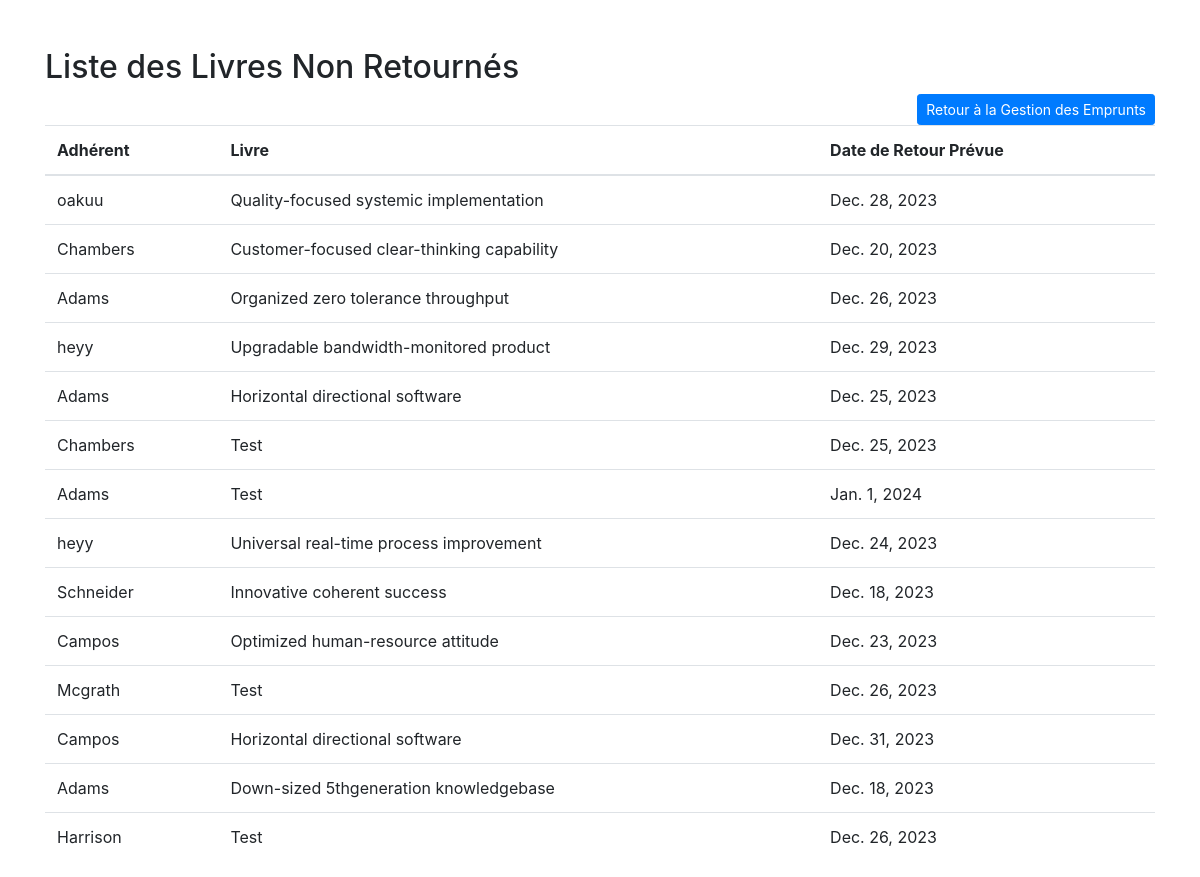
Screenshot of /bibliotheque/liste_livres_non_retournes/ with the database file from the repository.
### bibliotheque/models.py (models this page shows, shortened)
class Emprunt(models.Model):
    adherent = models.ForeignKey(Adherent, on_delete=models.CASCADE)
    livre = models.ForeignKey(Livre, on_delete=models.CASCADE)
    date_emprunt = models.DateField(auto_now_add=True)
    date_retour_prevue = models.DateField()

class Adherent(models.Model):
    code_adh = models.AutoField(primary_key=True)
    nom_adh = models.CharField(max_length=100)
    nbr_emprunts_adh = models.IntegerField(default=0)

class Livre(models.Model):
    code_livre = models.AutoField(primary_key=True)
    titre_livre = models.CharField(max_length=100)
    nbre_pages = models.IntegerField()
    exemplaires_disponibles = models.IntegerField(default=0)
    code_auteur = models.ForeignKey(Auteur, on_delete=models.CASCADE)

### bibliotheque/views.py (the view)
# urls.py: path('liste_livres_non_retournes/', liste_livres_non_retournes, name='liste_livres_non_retournes'),
def liste_livres_non_retournes(request):
    date_actuelle = datetime.now().date()
    livres_non_retournes = Emprunt.objects.filter(date_retour_prevue__lt=date_actuelle)
    return render(request, 'emprunts/liste_livres_non_retournes.html', {'livres_non_retournes': livres_non_retournes})

### templates/emprunts/liste_livres_non_retournes.html (shortened to what this page needs)
<!DOCTYPE html>
<html lang="en">
<head>
    <link rel="stylesheet" href="https://stackpath.bootstrapcdn.com/bootstrap/4.5.2/css/bootstrap.min.css">
</head>
<body>
<div class="container mt-5">
    <h2>Liste des Livres Non Retournés</h2>
    <a href="{% url 'gestion_emprunts' %}" class="btn btn-primary btn-sm float-right">Retour à la Gestion des Emprunts</a>
    <table class="table">
        <thead>
            <tr>
                <th>Adhérent</th>
                <th>Livre</th>
                <th>Date de Retour Prévue</th>
            </tr>
        </thead>
        <tbody>
            {% for non_retour in livres_non_retournes %}
                <tr>
                    <td>{{ non_retour.adherent.nom_adh }}</td>
                    <td>{{ non_retour.livre.titre_livre }}</td>
                    <td>{{ non_retour.date_retour_prevue }}</td>
                </tr>
            {% endfor %}
        </tbody>
    </table>
</div>
</body>
</html>

### rows the page displays
Emprunt: adherent.nom_adh "oakuu", livre.titre_livre "Quality-focused systemic implementation", date_retour_prevue "Dec. 28, 2023"
Emprunt: adherent.nom_adh "Chambers", livre.titre_livre "Customer-focused clear-thinking capability", date_retour_prevue "Dec. 20, 2023"
Emprunt: adherent.nom_adh "Adams", livre.titre_livre "Organized zero tolerance throughput", date_retour_prevue "Dec. 26, 2023"
Emprunt: adherent.nom_adh "heyy", livre.titre_livre "Upgradable bandwidth-monitored product", date_retour_prevue "Dec. 29, 2023"
Emprunt: adherent.nom_adh "Adams", livre.titre_livre "Horizontal directional software", date_retour_prevue "Dec. 25, 2023"
Emprunt: adherent.nom_adh "Chambers", livre.titre_livre "Test", date_retour_prevue "Dec. 25, 2023"
Emprunt: adherent.nom_adh "Adams", livre.titre_livre "Test", date_retour_prevue "Jan. 1, 2024"
Emprunt: adherent.nom_adh "heyy", livre.titre_livre "Universal real-time process improvement", date_retour_prevue "Dec. 24, 2023"
Emprunt: adherent.nom_adh "Schneider", livre.titre_livre "Innovative coherent success", date_retour_prevue "Dec. 18, 2023"
Emprunt: adherent.nom_adh "Campos", livre.titre_livre "Optimized human-resource attitude", date_retour_prevue "Dec. 23, 2023"
Emprunt: adherent.nom_adh "Mcgrath", livre.titre_livre "Test", date_retour_prevue "Dec. 26, 2023"
Emprunt: adherent.nom_adh "Campos", livre.titre_livre "Horizontal directional software", date_retour_prevue "Dec. 31, 2023"
Emprunt: adherent.nom_adh "Adams", livre.titre_livre "Down-sized 5thgeneration knowledgebase", date_retour_prevue "Dec. 18, 2023"
Emprunt: adherent.nom_adh "Harrison", livre.titre_livre "Test", date_retour_prevue "Dec. 26, 2023"
